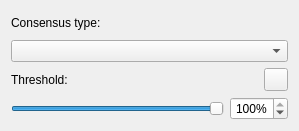
<?xml version="1.0" encoding="UTF-8"?>
<ui version="4.0">
 <class>MaConsensusModeWidget</class>
 <widget class="QWidget" name="MaConsensusModeWidget">
  <property name="geometry">
   <rect>
    <x>0</x>
    <y>0</y>
    <width>299</width>
    <height>131</height>
   </rect>
  </property>
  <property name="windowTitle">
   <string>Form</string>
  </property>
  <layout class="QVBoxLayout" name="verticalLayout_2">
   <item>
    <widget class="QLabel" name="consensusTypeLabel">
     <property name="text">
      <string>Consensus type:</string>
     </property>
    </widget>
   </item>
   <item>
    <widget class="QComboBox" name="consensusType"/>
   </item>
   <item>
    <layout class="QHBoxLayout" name="thresholdResetLayout">
     <item>
      <widget class="QLabel" name="thresholdLabel">
       <property name="text">
        <string>Threshold:</string>
       </property>
      </widget>
     </item>
     <item>
      <widget class="QToolButton" name="thresholdResetButton">
       <property name="toolTip">
        <string>Reset to default value</string>
       </property>
       <property name="text">
        <string/>
       </property>
       <property name="icon">
        <iconset resource="../../../../U2Gui/U2Gui.qrc">
         <normaloff>:/core/images/arrow_rotate_clockwise.png</normaloff>:/core/images/arrow_rotate_clockwise.png</iconset>
       </property>
      </widget>
     </item>
    </layout>
   </item>
   <item>
    <layout class="QHBoxLayout" name="thresholdLayout">
     <item>
      <widget class="QSlider" name="thresholdSlider">
       <property name="minimum">
        <number>1</number>
       </property>
       <property name="maximum">
        <number>100</number>
       </property>
       <property name="value">
        <number>100</number>
       </property>
       <property name="orientation">
        <enum>Qt::Horizontal</enum>
       </property>
      </widget>
     </item>
     <item>
      <widget class="QSpinBox" name="thresholdSpinBox">
       <property name="alignment">
        <set>Qt::AlignRight|Qt::AlignTrailing|Qt::AlignVCenter</set>
       </property>
       <property name="accelerated">
        <bool>true</bool>
       </property>
       <property name="suffix">
        <string>%</string>
       </property>
       <property name="prefix">
        <string/>
       </property>
       <property name="minimum">
        <number>1</number>
       </property>
       <property name="maximum">
        <number>100</number>
       </property>
       <property name="value">
        <number>100</number>
       </property>
      </widget>
     </item>
    </layout>
   </item>
  </layout>
 </widget>
 <resources>
  <include location="../../../../U2Gui/U2Gui.qrc"/>
 </resources>
 <connections/>
</ui>
